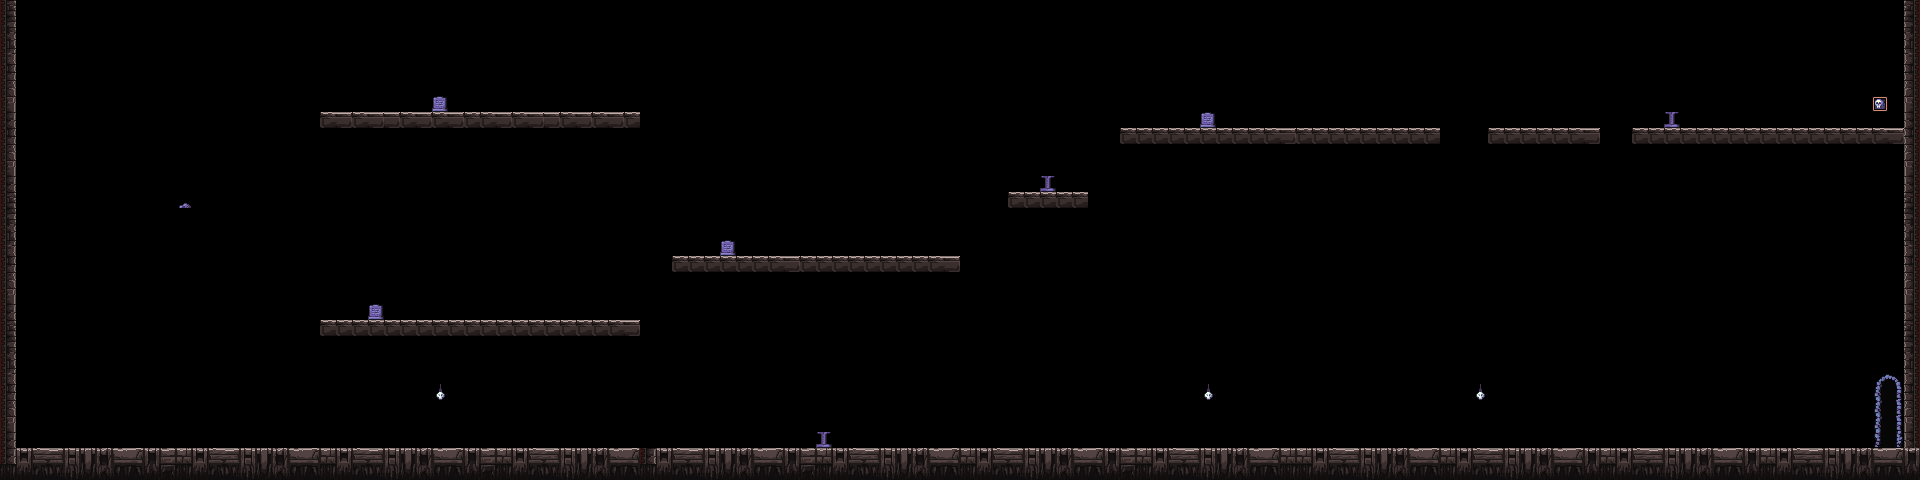

Tiled map render using the project's own tile images. Description and the map definition, with tile-layer contents summarised, below:
An orthogonal 120x30 tile map with 16x16 px tiles, 4 tile layers (Ground, Paintings, Spawners, Portals), 3 tilesets.

<map version="1.10" tiledversion="1.11.0" orientation="orthogonal" renderorder="right-down" width="120" height="30" tilewidth="16" tileheight="16" infinite="0" nextlayerid="6" nextobjectid="2">
 <tileset firstgid="1" source="main_lev_build.tsx" />
 <tileset firstgid="10241" source="Tilesetv3.tsx" />
 <tileset firstgid="11125" source="../Cemetary/Tilesetv3.tsx" />
 <layer id="1" name="Ground" width="120" height="30">
  <data>[3600 cells, 404 non-empty, 41 distinct tile ids]</data>
 </layer>
 <layer id="3" name="Paintings" width="120" height="30">
  <data>[3600 cells, 1 non-empty, 1 distinct tile ids]</data>
 </layer>
 <layer id="4" name="Spawners" width="120" height="30">
  <data>[3600 cells, 10 non-empty, 4 distinct tile ids]</data>
 </layer>
 <layer id="5" name="Portals" width="120" height="30">
  <data>[3600 cells, 10 non-empty, 6 distinct tile ids]</data>
 </layer>
</map>
